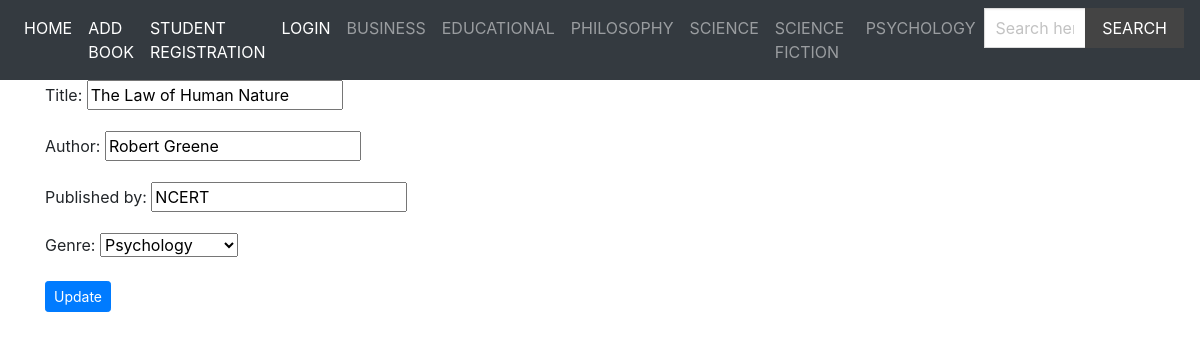
The page /update-book/2/ on the database its author committed.
### books/models.py (models this page shows, shortened)
class Genre(models.Model):
    genre = models.CharField(max_length=50)
    def __str__(self):
        return self.genre

class Book(models.Model):
    title = models.CharField(max_length=50)
    author = models.CharField(max_length=50)
    published_by = models.CharField(max_length=50)
    genre = models.ForeignKey(Genre, on_delete=models.CASCADE, related_name='books')

### books/views.py (the view)
# urls.py: path('update-book/<pk>/', views.update_book, name = 'update_book'),
def update_book(request, pk):
    book = Book.objects.get(pk=pk)
    if request.method == 'POST':
        form = forms.BookForm(request.POST, instance=book)
        if form.is_valid:
            updated_book = form.save(commit=True)
            return redirect('index')
    else:
        form = forms.BookForm(instance=book)
    diction = {
        'form': form,
    }
    return render(request, 'books/update_book.html', context=diction)

### books/forms.py
class BookForm(forms.ModelForm):
    class Meta:
        model = Book
        fields = '__all__'

### books/context_processors.py (called while the page is built)
def menu_genre(request):
    genres = Genre.objects.all()
    return ({'genres': genres})

### templates/books/update_book.html (shortened to what this page needs)
{% extends 'base.html' %}
{% block content %}
    <form method = 'POST' enctype = "multipart/form-data">
        {{form.as_p}}
        <input type = "submit" name = "submit" value = "Update" class = "btn btn-primary btn-sm">
    </form>
{% endblock content %}

### templates/base.html (shortened to what this page needs)
{% load static %}
<!DOCTYPE html>
<html lang = "en" dir = "ltr">
    <head>
            <link rel = "stylesheet" href = "https://cdn.jsdelivr.net/npm/bulma@0.9.1/css/bulma.min.css">
            <link rel="stylesheet" href="https://maxcdn.bootstrapcdn.com/bootstrap/4.0.0/css/bootstrap.min.css">
            <link rel = "stylesheet" href = "{% static 'styles/main.css' %}">
    </head>
    <body>
    <nav class="navbar navbar-expand-lg navbar-dark bg-dark">
    <ul class="navbar-nav">
      <li class="nav-item active">
        <a class="nav-link" href="{% url 'index' %}"> Home </a>
      </li>
      <li class="nav-item active">
        <a class="nav-link" href="{% url 'add_book' %}"> Add Book </a>
      </li>
      {% if user.is_authenticated %}
      <li class="nav-item active">
        <a class="nav-link" href="{% url 'student_logout' %}">Logout </a>
      </li>
      <li class="nav-item active">
        <a class="nav-link" href="{% url 'student_profile' %}">Profile </a>
      </li>
      {% else %}
      <li class="nav-item active">
        <a class="nav-link" href="{% url 'student_reg' %}">Student Registration </a>
      </li>
      <li class="nav-item active">
        <a class="nav-link" href="{% url 'student_login' %}">Login </a>
      </li>
      {% endif %}
      {% for genre in genres %}
                      <a href = "{% url 'genre_books' pk=genre.pk %}" class = "nav-link">{{ genre.genre }}</a>
                    {% endfor %}
      <form method="get" action="{% url 'search' %}">
                            <div class="field has-addons">
                                <div class="control">
                                    <input type="text" class="input" placeholder="Search here" name="query">
                                </div>
                                <div class="control">
                                    <button class="button is-dark is-uppercase">Search</button>
                                </div>
                            </div>
                        </form>
    </ul>
</nav>
<div class = "container">
    {% block content %}
    {% endblock content %}
    </body>
</html>

### static/styles/main.css (style rules this page uses)
.navbar { text-transform: uppercase; }
.navbar .is-dark { background: #444; }
.input, .button { border-radius: 0; }

### rows shown on the page
Genre: genre "BUSINESS", genre "Psychology"
Genre: genre "EDUCATIONAL"
Genre: genre "PHILOSOPHY"
Genre: genre "SCIENCE"
Genre: genre "SCIENCE FICTION"
Genre: genre "PSYCHOLOGY"
Book: title "The Law of Human Nature", author "Robert Greene", published_by "NCERT"
